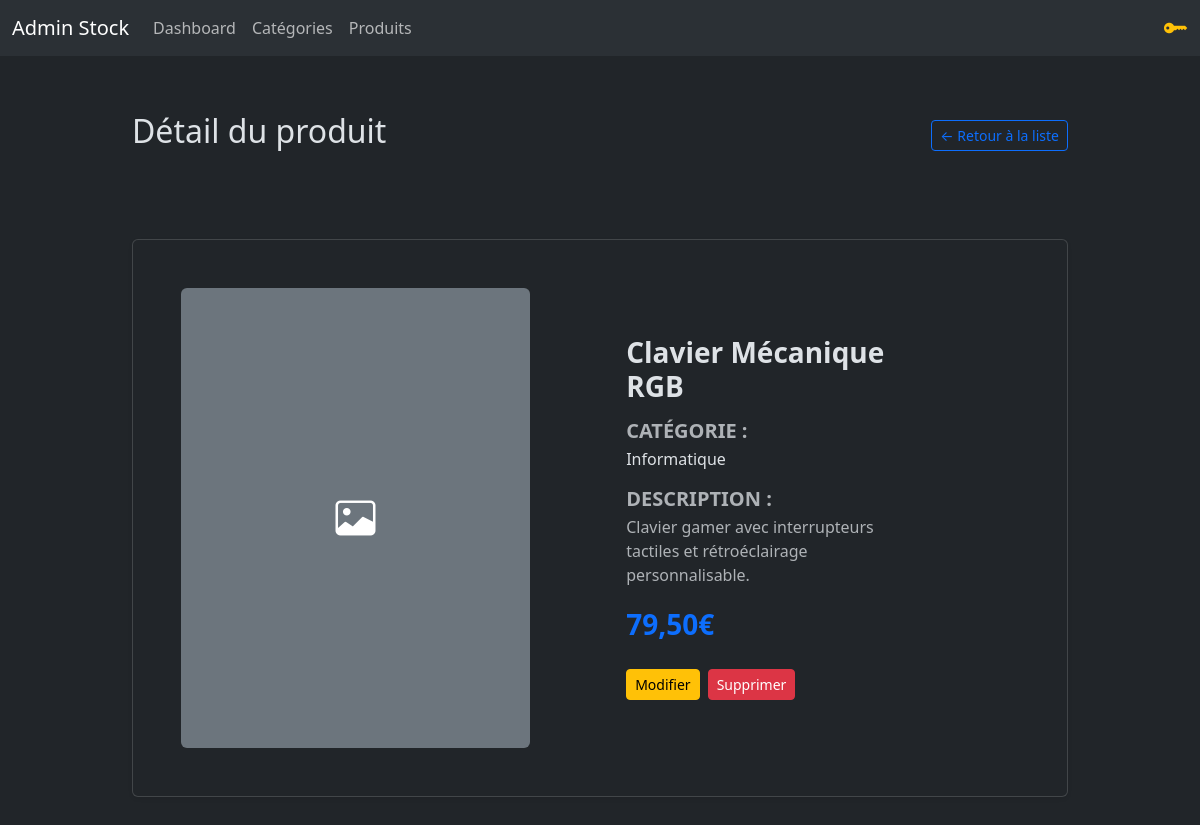
The page /admin/product.php?id=2 (signed in) on the database its author committed.
### tables this page shows
CREATE TABLE IF NOT EXISTS `products` (
  `id` int NOT NULL AUTO_INCREMENT,
  `name` varchar(255) NOT NULL,
  `description` text NOT NULL,
  `prix` decimal(7,2) NOT NULL,
  `id_category` int NOT NULL,
  `cover` varchar(255) DEFAULT NULL,
  PRIMARY KEY (`id`),
  KEY `id_category` (`id_category`)
);

CREATE TABLE IF NOT EXISTS `categories` (
  `id` int NOT NULL AUTO_INCREMENT,
  `name` varchar(255) NOT NULL,
  `description` text,
  PRIMARY KEY (`id`)
);

### admin/functions.php (called while the page is built, shortened)
<?php
function dbQuery(PDO $pdo, string $sql, array $params = []): PDOStatement
{
    $stmt = $pdo->prepare($sql);
    $stmt->execute($params);
    return $stmt;
}
function fetchOne(PDO $pdo, string $sql, array $params = []): ?array
{
    $stmt = dbQuery($pdo, $sql, $params);
    $result = $stmt->fetch(PDO::FETCH_ASSOC);
    return $result ?: null;
}

### admin/product.php (the view, shortened to what this page needs)
<?php
    require_once "../config/connexion.php";
    require "functions.php";
?>
<!DOCTYPE html>
<html lang="fr" data-bs-theme="dark">
<?php include("partials/head.php"); ?>
<body>
    <?php include("partials/nav.php"); ?>
    <div class="container-fluid py-5 mx-auto" style="max-width: 80vw;">
        <div class="d-flex justify-content-between align-items-center mb-4">
            <h2>Détail du produit</h2>
                <?php
                    $product = fetchOne(
                        $bdd,
                        "SELECT products.id as pid, products.name as pname, categories.name as cname, products.prix as pprix, products.cover as pcover, products.description as pdescription FROM products INNER JOIN categories ON products.id_category = categories.id WHERE products.id = ?",
                        [$_GET['id']]
                    );
                ?>
            <a href="products.php" class="btn btn-outline-primary btn-sm my-3">
                &larr; Retour à la liste
            </a>
        </div>
            <div class="row justify-content-center py-5">
                <div class="">
                    <div class="card shadow-sm overflow-hidden p-5">
                        <div class="row g-0 align-items-stretch">
                            <div class="col-md-5 d-flex flex-column">
                                <div class="flex-grow-1">
                                    <?php
                                    $serverImagePath = __DIR__ . '/../images/' . $product['pcover'];
                                    $hasValidImage = !empty($product['pcover']) && file_exists($serverImagePath);
                                    ?>
                                    <?php if ($hasValidImage) : ?>
                                        <img src="../images/<?= htmlspecialchars($product['pcover']) ?>"
                                            alt="image de <?= htmlspecialchars($product['pname']) ?>"
                                            class="img-fluid w-100 h-100 object-fit-cover rounded"
                                            style="min-height: 250px;">
                                    <?php else : ?>
                                        <div class="bg-secondary w-100 h-100 d-flex align-items-center justify-content-center rounded" style="min-height: 250px;">
                                            <i class="bi bi-image text-white fs-1"></i>
                                        </div>
                                    <?php endif; ?>
                                </div>
                            </div>
                            <div class="col-md-7 d-flex align-items-center px-5">
                                <div class="card-body p-5">
                                    <h3 class="card-title fw-bold mb-3"><?= htmlspecialchars($product['pname']) ?></h3>
                                    <h5 class="text-uppercase text-muted fw-semibold mb-1">Catégorie :</h5>
                                    <p class="mb-3"><?= htmlspecialchars($product['cname']) ?></p>
                                    <h5 class="text-uppercase text-muted fw-semibold mb-1">Description :</h5>
                                    <p class="text-muted mb-3"><?= htmlspecialchars($product['pdescription']) ?></p>
                                    <p class="card-text fs-3 fw-bold text-primary mb-4">
                                        <?= number_format($product['pprix'], 2, ',', ' ') ?>€
                                    </p>
                                    <div class="d-flex gap-2">
                                        <a href="updateProduct.php?id=<?= urlencode($product['pid']) ?>" class="btn btn-warning btn-sm">
                                            Modifier
                                        </a>
                                        <button type="button" class="btn btn-danger btn-sm" data-bs-toggle="modal" data-bs-target="#exampleModal<?= $product['pid'] ?>">
                                            Supprimer
                                        </button>
                                    </div>
                                </div>
                            </div>
                        </div>
                    </div>
                </div>
            </div>
    </div>
</body>
</html>

### rows shown on the page
products: name "Clavier Mécanique RGB", id_category.name "Informatique", description "Clavier gamer avec interrupteurs tactiles et rétroéclairage personnalisable.", prix "79,50"
